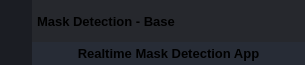
        <widget class="QFrame" name="frame_top">
         <property name="minimumSize">
          <size>
           <width>0</width>
           <height>65</height>
          </size>
         </property>
         <property name="maximumSize">
          <size>
           <width>16777215</width>
           <height>65</height>
          </size>
         </property>
         <property name="styleSheet">
          <string notr="true">background-color: transparent;</string>
         </property>
         <property name="frameShape">
          <enum>QFrame::NoFrame</enum>
         </property>
         <property name="frameShadow">
          <enum>QFrame::Raised</enum>
         </property>
         <layout class="QHBoxLayout" name="horizontalLayout_3">
          <property name="spacing">
           <number>0</number>
          </property>
          <property name="leftMargin">
           <number>0</number>
          </property>
          <property name="topMargin">
           <number>0</number>
          </property>
          <property name="rightMargin">
           <number>0</number>
          </property>
          <property name="bottomMargin">
           <number>0</number>
          </property>
          <item>
           <widget class="QFrame" name="frame_toggle">
            <property name="maximumSize">
             <size>
              <width>70</width>
              <height>16777215</height>
             </size>
            </property>
            <property name="styleSheet">
             <string notr="true">background-color: rgb(27, 29, 35);</string>
            </property>
            <property name="frameShape">
             <enum>QFrame::NoFrame</enum>
            </property>
            <property name="frameShadow">
             <enum>QFrame::Raised</enum>
            </property>
            <layout class="QVBoxLayout" name="verticalLayout_3">
             <property name="spacing">
              <number>0</number>
             </property>
             <property name="leftMargin">
              <number>0</number>
             </property>
             <property name="topMargin">
              <number>0</number>
             </property>
             <property name="rightMargin">
              <number>0</number>
             </property>
             <property name="bottomMargin">
              <number>0</number>
             </property>
             <item>
              <widget class="QPushButton" name="btn_toggle_menu">
               <property name="sizePolicy">
                <sizepolicy hsizetype="Expanding" vsizetype="Expanding">
                 <horstretch>0</horstretch>
                 <verstretch>0</verstretch>
                </sizepolicy>
               </property>
               <property name="styleSheet">
                <string notr="true">QPushButton {
	background-position: center;
	background-repeat: no-reperat;
	border: none;
	background-color: rgb(27, 29, 35);
}
QPushButton:hover {
	background-color: rgb(33, 37, 43);
}
QPushButton:pressed {	
	background-color: rgb(85, 170, 255);
}</string>
               </property>
               <property name="text">
                <string/>
               </property>
               <property name="icon">
                <iconset>
                 <normaloff>C:/Users/HP/Downloads/icons8-xbox-menu-64.png</normaloff>C:/Users/HP/Downloads/icons8-xbox-menu-64.png</iconset>
               </property>
               <property name="iconSize">
                <size>
                 <width>40</width>
                 <height>40</height>
                </size>
               </property>
              </widget>
             </item>
            </layout>
           </widget>
          </item>
          <item>
           <widget class="QFrame" name="frame_top_right">
            <property name="styleSheet">
             <string notr="true">background: transparent;</string>
            </property>
            <property name="frameShape">
             <enum>QFrame::NoFrame</enum>
            </property>
            <property name="frameShadow">
             <enum>QFrame::Raised</enum>
            </property>
            <layout class="QVBoxLayout" name="verticalLayout_2">
             <property name="spacing">
              <number>0</number>
             </property>
             <property name="leftMargin">
              <number>0</number>
             </property>
             <property name="topMargin">
              <number>0</number>
             </property>
             <property name="rightMargin">
              <number>0</number>
             </property>
             <property name="bottomMargin">
              <number>0</number>
             </property>
             <item>
              <widget class="QFrame" name="frame_top_btns">
               <property name="maximumSize">
                <size>
                 <width>16777215</width>
                 <height>42</height>
                </size>
               </property>
               <property name="styleSheet">
                <string notr="true">background-color: rgba(27, 29, 35, 200)</string>
               </property>
               <property name="frameShape">
                <enum>QFrame::NoFrame</enum>
               </property>
               <property name="frameShadow">
                <enum>QFrame::Raised</enum>
               </property>
               <layout class="QHBoxLayout" name="horizontalLayout_4">
                <property name="spacing">
                 <number>0</number>
                </property>
                <property name="leftMargin">
                 <number>0</number>
                </property>
                <property name="topMargin">
                 <number>0</number>
                </property>
                <property name="rightMargin">
                 <number>0</number>
                </property>
                <property name="bottomMargin">
                 <number>0</number>
                </property>
                <item>
                 <widget class="QFrame" name="frame_label_top_btns">
                  <property name="sizePolicy">
                   <sizepolicy hsizetype="Expanding" vsizetype="Preferred">
                    <horstretch>0</horstretch>
                    <verstretch>0</verstretch>
                   </sizepolicy>
                  </property>
                  <property name="frameShape">
                   <enum>QFrame::NoFrame</enum>
                  </property>
                  <property name="frameShadow">
                   <enum>QFrame::Raised</enum>
                  </property>
                  <layout class="QHBoxLayout" name="horizontalLayout_10">
                   <property name="spacing">
                    <number>0</number>
                   </property>
                   <property name="leftMargin">
                    <number>5</number>
                   </property>
                   <property name="topMargin">
                    <number>0</number>
                   </property>
                   <property name="rightMargin">
                    <number>10</number>
                   </property>
                   <property name="bottomMargin">
                    <number>0</number>
                   </property>
                   <item>
                    <widget class="QFrame" name="frame_icon_top_bar">
                     <property name="maximumSize">
                      <size>
                       <width>30</width>
                       <height>30</height>
                      </size>
                     </property>
                     <property name="styleSheet">
                      <string notr="true">background: transparent;
background-image: url(:/16x16/icons/16x16/cil-terminal.png);
background-position: center;
background-repeat: no-repeat;
</string>
                     </property>
                     <property name="frameShape">
                      <enum>QFrame::StyledPanel</enum>
                     </property>
                     <property name="frameShadow">
                      <enum>QFrame::Raised</enum>
                     </property>
                    </widget>
                   </item>
                   <item>
                    <widget class="QLabel" name="label_title_bar_top">
                     <property name="font">
                      <font>
                       <family>Segoe UI</family>
                       <pointsize>10</pointsize>
                       <weight>75</weight>
                       <bold>true</bold>
                      </font>
                     </property>
                     <property name="styleSheet">
                      <string notr="true">background: transparent;
</string>
                     </property>
                     <property name="text">
                      <string>Mask Detection - Base</string>
                     </property>
                    </widget>
                   </item>
                  </layout>
                 </widget>
                </item>
                <item alignment="Qt::AlignRight">
                 <widget class="QFrame" name="frame_btns_right">
                  <property name="sizePolicy">
                   <sizepolicy hsizetype="Expanding" vsizetype="Preferred">
                    <horstretch>0</horstretch>
                    <verstretch>0</verstretch>
                   </sizepolicy>
                  </property>
                  <property name="maximumSize">
                   <size>
                    <width>120</width>
                    <height>16777215</height>
                   </size>
                  </property>
                  <property name="frameShape">
                   <enum>QFrame::NoFrame</enum>
                  </property>
                  <property name="frameShadow">
                   <enum>QFrame::Raised</enum>
                  </property>
                  <layout class="QHBoxLayout" name="horizontalLayout_5">
                   <property name="spacing">
                    <number>0</number>
                   </property>
                   <property name="leftMargin">
                    <number>0</number>
                   </property>
                   <property name="topMargin">
                    <number>0</number>
                   </property>
                   <property name="rightMargin">
                    <number>0</number>
                   </property>
                   <property name="bottomMargin">
                    <number>0</number>
                   </property>
                   <item>
                    <widget class="QPushButton" name="btn_minimize">
                     <property name="sizePolicy">
                      <sizepolicy hsizetype="Minimum" vsizetype="Expanding">
                       <horstretch>0</horstretch>
                       <verstretch>0</verstretch>
                      </sizepolicy>
                     </property>
                     <property name="minimumSize">
                      <size>
                       <width>40</width>
                       <height>0</height>
                      </size>
                     </property>
                     <property name="maximumSize">
                      <size>
                       <width>40</width>
                       <height>16777215</height>
                      </size>
                     </property>
                     <property name="toolTip">
                      <string>Minimize</string>
                     </property>
                     <property name="styleSheet">
                      <string notr="true">QPushButton {	
	border: none;
	background-color: transparent;
}
QPushButton:hover {
	background-color: rgb(52, 59, 72);
}
QPushButton:pressed {	
	background-color: rgb(85, 170, 255);
}</string>
                     </property>
                     <property name="text">
                      <string/>
                     </property>
                     <property name="icon">
                      <iconset>
                       <normaloff>C:/Users/HP/Downloads/icons8-subtract-48.png</normaloff>C:/Users/HP/Downloads/icons8-subtract-48.png</iconset>
                     </property>
                    </widget>
                   </item>
                   <item>
                    <widget class="QPushButton" name="btn_maximize_restore">
                     <property name="sizePolicy">
                      <sizepolicy hsizetype="Minimum" vsizetype="Expanding">
                       <horstretch>0</horstretch>
                       <verstretch>0</verstretch>
                      </sizepolicy>
                     </property>
                     <property name="minimumSize">
                      <size>
                       <width>40</width>
                       <height>0</height>
                      </size>
                     </property>
                     <property name="maximumSize">
                      <size>
                       <width>40</width>
                       <height>16777215</height>
                      </size>
                     </property>
                     <property name="toolTip">
                      <string>Maximize</string>
                     </property>
                     <property name="styleSheet">
                      <string notr="true">QPushButton {	
	border: none;
	background-color: transparent;
}
QPushButton:hover {
	background-color: rgb(52, 59, 72);
}
QPushButton:pressed {	
	background-color: rgb(85, 170, 255);
}</string>
                     </property>
                     <property name="text">
                      <string/>
                     </property>
                     <property name="icon">
                      <iconset>
                       <normaloff>C:/Users/HP/Downloads/icons8-expand-30.png</normaloff>C:/Users/HP/Downloads/icons8-expand-30.png</iconset>
                     </property>
                    </widget>
                   </item>
                   <item>
                    <widget class="QPushButton" name="btn_close">
                     <property name="sizePolicy">
                      <sizepolicy hsizetype="Minimum" vsizetype="Expanding">
                       <horstretch>0</horstretch>
                       <verstretch>0</verstretch>
                      </sizepolicy>
                     </property>
                     <property name="minimumSize">
                      <size>
                       <width>40</width>
                       <height>0</height>
                      </size>
                     </property>
                     <property name="maximumSize">
                      <size>
                       <width>40</width>
                       <height>16777215</height>
                      </size>
                     </property>
                     <property name="toolTip">
                      <string>Close</string>
                     </property>
                     <property name="styleSheet">
                      <string notr="true">QPushButton {	
	border: none;
	background-color: transparent;
}
QPushButton:hover {
	background-color: rgb(52, 59, 72);
}
QPushButton:pressed {	
	background-color: rgb(85, 170, 255);
}</string>
                     </property>
                     <property name="text">
                      <string/>
                     </property>
                     <property name="icon">
                      <iconset>
                       <normaloff>C:/Users/HP/Downloads/icons8-close-48.png</normaloff>C:/Users/HP/Downloads/icons8-close-48.png</iconset>
                     </property>
                    </widget>
                   </item>
                  </layout>
                 </widget>
                </item>
               </layout>
              </widget>
             </item>
             <item>
              <widget class="QFrame" name="frame_top_info">
               <property name="maximumSize">
                <size>
                 <width>16777215</width>
                 <height>65</height>
                </size>
               </property>
               <property name="styleSheet">
                <string notr="true">background-color: rgb(39, 44, 54);</string>
               </property>
               <property name="frameShape">
                <enum>QFrame::NoFrame</enum>
               </property>
               <property name="frameShadow">
                <enum>QFrame::Raised</enum>
               </property>
               <layout class="QHBoxLayout" name="horizontalLayout_8">
                <property name="spacing">
                 <number>0</number>
                </property>
                <property name="leftMargin">
                 <number>10</number>
                </property>
                <property name="topMargin">
                 <number>0</number>
                </property>
                <property name="rightMargin">
                 <number>10</number>
                </property>
                <property name="bottomMargin">
                 <number>0</number>
                </property>
                <item>
                 <widget class="QLabel" name="label_3">
                  <property name="font">
                   <font>
                    <family>Segoe UI</family>
                    <pointsize>10</pointsize>
                    <weight>75</weight>
                    <bold>true</bold>
                   </font>
                  </property>
                  <property name="text">
                   <string>Realtime Mask Detection App</string>
                  </property>
                  <property name="alignment">
                   <set>Qt::AlignCenter</set>
                  </property>
                 </widget>
                </item>
               </layout>
              </widget>
             </item>
            </layout>
           </widget>
          </item>
         </layout>
        </widget>
